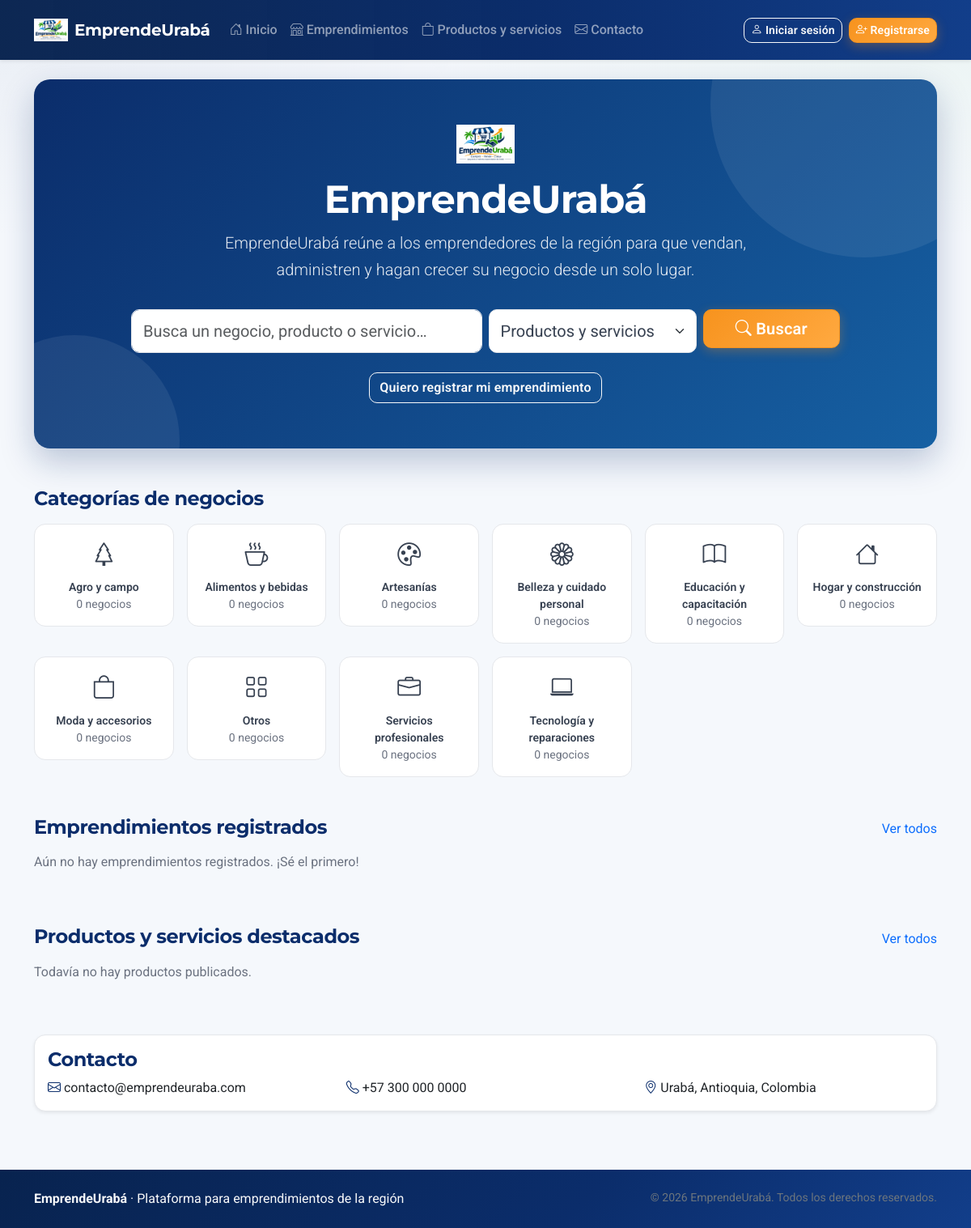
The page / on the database its author committed.
### tables this page shows
CREATE TABLE parametros (
  clave VARCHAR(60) PRIMARY KEY,
  valor VARCHAR(255) NOT NULL,
  descripcion VARCHAR(200) NULL
);

CREATE TABLE categorias (
  id INT AUTO_INCREMENT PRIMARY KEY,
  nombre VARCHAR(80) NOT NULL,
  icono VARCHAR(40) NOT NULL DEFAULT 'bi-shop',
  activo TINYINT(1) NOT NULL DEFAULT 1
);

### includes/functions.php (called while the page is built, shortened)
<?php
function e($texto): string
{
    return htmlspecialchars((string) $texto, ENT_QUOTES, 'UTF-8');
}
function url(string $ruta = ''): string
{
    return BASE_URL . '/' . ltrim($ruta, '/');
}
function param(string $clave, string $por_defecto = ''): string
{
    return (string) (consultar_valor('SELECT valor FROM parametros WHERE clave=?', [$clave]) ?? $por_defecto);
}

### includes/auth.php (called while the page is built, shortened)
<?php
function current_user(): ?array
{
    static $usuario = false;
    if ($usuario !== false) {
        return $usuario;
    }
    if (empty($_SESSION['uid'])) {
        return $usuario = null;
    }
    $fila = consultar_uno("SELECT * FROM usuarios WHERE id=? AND estado='activo'", [$_SESSION['uid']]);
    return $usuario = $fila;
}

### config/db.php (called while the page is built, shortened)
<?php
function db(): PDO
{
    static $conexion = null;
    if ($conexion === null) {
        $dsn = 'mysql:host=' . DB_HOST . ';dbname=' . DB_NAME . ';charset=utf8mb4';
        $conexion = new PDO($dsn, DB_USER, DB_PASS, [
            PDO::ATTR_ERRMODE => PDO::ERRMODE_EXCEPTION,
            PDO::ATTR_DEFAULT_FETCH_MODE => PDO::FETCH_ASSOC,
            PDO::ATTR_EMULATE_PREPARES => false,
        ]);
    }
    return $conexion;
}
function consultar(string $sql, array $parametros = []): PDOStatement
{
    $sentencia = db()->prepare($sql);
    $sentencia->execute($parametros);
    return $sentencia;
}
function consultar_todos(string $sql, array $parametros = []): array
{
    return consultar($sql, $parametros)->fetchAll();
}
function consultar_valor(string $sql, array $parametros = [])
{
    $valor = consultar($sql, $parametros)->fetchColumn();
    return $valor === false ? null : $valor;
}

### index.php (the view, shortened to what this page needs)
<?php
$categorias = consultar_todos(
    'SELECT c.*,
            (SELECT COUNT(*) FROM emprendimientos e
              WHERE e.categoria_id = c.id AND e.activo = 1 AND e.suspendido = 0) AS total
     FROM categorias c
     WHERE c.activo = 1
     ORDER BY c.nombre'
);
$negocios_recientes = consultar_todos(
    'SELECT e.*, c.nombre AS categoria
     FROM emprendimientos e
     LEFT JOIN categorias c ON c.id = e.categoria_id
     WHERE e.activo = 1 AND e.suspendido = 0
     ORDER BY e.creado_en DESC
     LIMIT 6'
);
$productos_destacados = consultar_todos(
    'SELECT p.*, e.nombre AS negocio_nombre
     FROM productos p
     JOIN emprendimientos e ON e.id = p.negocio_id
     WHERE p.activo = 1 AND p.publicado = 1 AND e.activo = 1 AND e.suspendido = 0
     ORDER BY p.destacado DESC, p.creado_en DESC
     LIMIT 8'
);
include __DIR__ . '/includes/header.php';
?>
<section class="hero mb-5 text-center">
  <img src="<?= url('assets/img/Logo_renovado.png') ?>" width="72" class="mb-3" alt="Logo_renovado.png">
  <h1 class="display-5 fw-bold"><?= APP_NAME ?></h1>
  <p class="lead mx-auto" style="max-width:700px"><?= e(param('descripcion')) ?></p>
  <form class="row g-2 justify-content-center mt-4" action="<?= url('catalogo.php') ?>">
    <div class="col-12 col-md-5">
      <input class="form-control form-control-lg" name="q" placeholder="Busca un negocio, producto o servicio…">
    </div>
    <div class="col-6 col-md-3">
      <select class="form-select form-select-lg" name="t">
        <option value="productos">Productos y servicios</option>
      </select>
    </div>
    <div class="col-6 col-md-2">
      <button class="btn btn-warning btn-lg w-100"><i class="bi bi-search"></i> Buscar</button>
    </div>
  </form>
  <?php if (!current_user()): ?>
    <div class="mt-4">
      <a href="<?= url('auth/registro.php?rol=emprendedor') ?>" class="btn btn-outline-light">Quiero registrar mi emprendimiento</a>
    </div>
  <?php endif; ?>
</section>
<h4 class="mb-3">Categorías de negocios</h4>
<div class="row g-3 mb-5">
  <?php foreach ($categorias as $categoria): ?>
    <div class="col-6 col-md-3 col-lg-2">
      <a class="text-decoration-none text-reset" href="<?= url('catalogo.php?t=emprendimientos&cat=' . $categoria['id']) ?>">
        <div class="cat-pill">
          <i class="bi <?= e($categoria['icono']) ?>"></i>
          <div class="small fw-semibold mt-1"><?= e($categoria['nombre']) ?></div>
          <div class="small text-muted"><?= (int) $categoria['total'] ?> negocios</div>
        </div>
      </a>
    </div>
  <?php endforeach; ?>
</div>
<div class="d-flex justify-content-between align-items-end mb-3">
  <h4 class="mb-0">Emprendimientos registrados</h4>
  <a href="<?= url('catalogo.php?t=emprendimientos') ?>">Ver todos</a>
</div>
<div class="row g-3 mb-5">
  <?php
  if (!$negocios_recientes) {
      echo '<p class="text-muted">Aún no hay emprendimientos registrados. ¡Sé el primero!</p>';
  }
  ?>
</div>
<div class="d-flex justify-content-between align-items-end mb-3">
  <h4 class="mb-0">Productos y servicios destacados</h4>
  <a href="<?= url('catalogo.php') ?>">Ver todos</a>
</div>
<div class="row g-3 mb-5">
  <?php
  if (!$productos_destacados) {
      echo '<p class="text-muted">Todavía no hay productos publicados.</p>';
  }
  ?>
</div>
<section id="contacto" class="card shadow-sm">
  <div class="card-body">
    <h4>Contacto</h4>
    <div class="row">
      <div class="col-md-4"><i class="bi bi-envelope text-brand"></i> <?= e(param('contacto_email')) ?></div>
      <div class="col-md-4"><i class="bi bi-telephone text-brand"></i> <?= e(param('contacto_telefono')) ?></div>
      <div class="col-md-4"><i class="bi bi-geo-alt text-brand"></i> <?= e(param('contacto_direccion')) ?></div>
    </div>
  </div>
</section>
<?php include __DIR__ . '/includes/footer.php'; ?>

### includes/header.php (shortened to what this page needs)
<?php
$u = current_user();
?>
<!DOCTYPE html>
<html lang="es">
<head>
    <link href="https://cdn.jsdelivr.net/npm/bootstrap@5.3.3/dist/css/bootstrap.min.css"
          rel="stylesheet">
    <link href="https://cdn.jsdelivr.net/npm/bootstrap-icons@1.11.3/font/bootstrap-icons.min.css"
          rel="stylesheet">
    <link href="<?= url('assets/css/style.css') ?>" rel="stylesheet">
</head>
<body>
<nav class="navbar navbar-expand-lg navbar-dark bg-brand sticky-top shadow-sm">
    <div class="container">
        <a class="navbar-brand d-flex align-items-center gap-2 fw-bold"
           href="<?= url('index.php') ?>">
            <img src="<?= url('assets/img/Logo_renovado.png') ?>"
                 width="42"
                 height="42"
                 alt="Logo emprendeuraba">
            <span><?= APP_NAME ?></span>
        </a>
        <div id="nav" class="collapse navbar-collapse">
            <ul class="navbar-nav me-auto mb-2 mb-lg-0">
                <li class="nav-item">
                    <a class="nav-link"
                       href="<?= url('index.php') ?>">
                        <i class="bi bi-house-door"></i>
                        Inicio
                    </a>
                </li>
                <li class="nav-item">
                    <a class="nav-link"
                       href="<?= url('catalogo.php?t=emprendimientos') ?>">
                        <i class="bi bi-shop"></i>
                        Emprendimientos
                    </a>
                </li>
                <li class="nav-item">
                    <a class="nav-link"
                       href="<?= url('catalogo.php?t=productos') ?>">
                        <i class="bi bi-bag"></i>
                        Productos y servicios
                    </a>
                </li>
                <li class="nav-item">
                    <a class="nav-link"
                       href="<?= url('index.php#contacto') ?>">
                        <i class="bi bi-envelope"></i>
                        Contacto
                    </a>
                </li>
            </ul>
            <div class="d-flex flex-wrap gap-2 align-items-center">
                <?php if ($u): ?>
                    <a class="btn btn-light btn-sm"
                       href="<?= url(home_for($u)) ?>">
                        <i class="bi bi-speedometer2"></i>
                        Mi panel
                    </a>
                    <a class="btn btn-outline-light btn-sm"
                       href="<?= url('auth/logout.php') ?>">
                        <i class="bi bi-box-arrow-right"></i>
                        Salir
                    </a>
                <?php else: ?>
                    <a class="btn btn-outline-light btn-sm"
                       href="<?= url('auth/login.php') ?>">
                        <i class="bi bi-person"></i>
                        Iniciar sesión
                    </a>
                    <a class="btn btn-warning btn-sm"
                       href="<?= url('auth/registro.php') ?>">
                        <i class="bi bi-person-plus"></i>
                        Registrarse
                    </a>
                <?php endif; ?>
            </div>
        </div>
    </div>
</nav>
<main class="container py-4">

### includes/footer.php (shortened to what this page needs)
</main>
<footer class="bg-dark text-light py-4 mt-5">
  <div class="container d-flex flex-column flex-md-row justify-content-between gap-2">
    <div><strong><?= APP_NAME ?></strong> · Plataforma para emprendimientos de la región</div>
    <div class="small text-secondary">© <?= date('Y') ?> <?= APP_NAME ?>. Todos los derechos reservados.</div>
  </div>
</footer>
</body></html>

### assets/css/style.css (style rules this page uses)
:root { --brand: #0B2D6B; --brand-dark: #08234F; --brand-light: #E6F4FF; --green: #28A745; --green-dark: #218838; --orange: #F7931E; --background: #F5F8FC; --surface: #FFFFFF; --text: #374151; --text-muted: #6B7280; --border: #E5E7EB; --success-bg: #D1FAE5; --success-text: #065F46; --warning-bg: #FEF3C7; --warning-text: #92400E; --danger-bg: #FEE2E2; --danger-text: #991B1B; --radius: 14px; --radius-sm: 10px; --radius-lg: 20px; --shadow: 0 2px 8px rgba(11, 45, 107, .06), 0 8px 24px rgba(11, 45, 107, .06); --shadow-hover: 0 6px 16px rgba(11, 45, 107, .10), 0 16px 40px rgba(11, 45, 107, .14); --transition-fast: .18s cubic-bezier(.4, 0, .2, 1); --transition: .28s cubic-bezier(.34, 1.4, .64, 1); }
* { box-sizing: border-box; }
html { scroll-behavior: smooth; }
body { font-family: 'Roboto', system-ui, -apple-system, "Segoe UI", sans-serif; background: radial-gradient(1200px 500px at 100% 0%, rgba(40, 167, 69, .05), transparent 60%), radial-gradient(1000px 500px at 0% 0%, rgba(11, 45, 107, .05), transparent 60%), var(--background); color: var(--text); min-height: 100vh; margin: 0; -webkit-font-smoothing: antialiased; }
h1, h2, h3, h4, h5, h6 { font-family: 'Montserrat', sans-serif; color: var(--brand); font-weight: 700; letter-spacing: -.02em; }
p { line-height: 1.65; }
a { text-decoration: none; transition: var(--transition-fast); }
img { max-width: 100%; }
.bg-brand { background: var(--brand) !important; }
.text-brand { color: var(--brand) !important; }
.text-muted { color: var(--text-muted) !important; }
.btn { border-radius: var(--radius-sm); font-weight: 600; letter-spacing: .01em; transition: var(--transition); position: relative; overflow: hidden; }
.btn::after { content: ''; position: absolute; inset: 0; background: linear-gradient(120deg, transparent 30%, rgba(255, 255, 255, .18) 50%, transparent 70%); transform: translateX(-120%); transition: transform .55s ease; pointer-events: none; }
.btn-warning { background: linear-gradient(135deg, var(--orange), #FFA940); border-color: var(--orange); color: #fff; box-shadow: 0 4px 14px rgba(247, 147, 30, .30); }
.navbar { padding: .7rem 1rem; transition: var(--transition-fast); }
.navbar.bg-brand { background: linear-gradient(90deg, rgba(8, 35, 79, .98), var(--brand) 55%, #123E8A) !important; backdrop-filter: blur(10px); box-shadow: 0 2px 14px rgba(8, 35, 79, .28); }
.navbar-brand { font-family: 'Montserrat', sans-serif; letter-spacing: -.3px; font-weight: 800; }
.navbar-brand img { object-fit: contain; }
.navbar .nav-link { font-weight: 500; transition: var(--transition-fast); position: relative; padding: .5rem .9rem; }
.navbar .nav-link::after { content: ''; position: absolute; left: .9rem; right: .9rem; bottom: .25rem; height: 2px; background: var(--green); border-radius: 2px; transform: scaleX(0); transform-origin: left; transition: transform .3s ease; }
.hero { background: linear-gradient(135deg, var(--brand) 0%, #1765A8 55%, var(--green) 100%); background-size: 200% 200%; animation: heroShift 14s ease infinite; color: #fff; border-radius: var(--radius-lg); padding: 3.5rem 2rem; overflow: hidden; position: relative; box-shadow: 0 16px 40px rgba(11, 45, 107, .25); }
.hero::before, .hero::after { content: ''; position: absolute; border-radius: 50%; background: rgba(255, 255, 255, .07); pointer-events: none; }
.hero::before { width: 380px; height: 380px; top: -160px; right: -100px; }
.hero::after { width: 260px; height: 260px; bottom: -120px; left: -80px; }
.hero h1, .hero h2, .hero h3 { color: #fff; }
.hero p { color: rgba(255, 255, 255, .9); }
.card { background: var(--surface); border: 1px solid var(--border); border-radius: var(--radius); box-shadow: var(--shadow); overflow: hidden; transition: box-shadow var(--transition-fast); }
.cat-pill { border: 1px solid var(--border); border-radius: var(--radius); padding: 1rem; text-align: center; background: #fff; transition: var(--transition); }
.cat-pill i { font-size: 1.8rem; display: block; margin-bottom: .5rem; transition: transform .3s ease; }
.form-control, .form-select { border: 1px solid var(--border); border-radius: var(--radius-sm); padding: .7rem .85rem; color: var(--text); transition: var(--transition-fast); }
footer { background: linear-gradient(135deg, var(--brand-dark), var(--brand) 60%, #123E8A); color: #fff; padding: 2rem 1rem; }

### rows shown on the page
parametros: valor "EmprendeUrabá reúne a los emprendedores de la región para que vendan, administren y hagan crecer su negocio desde un solo lugar."
categorias: nombre "Agro y campo", total "0"
categorias: nombre "Alimentos y bebidas", total "0"
categorias: nombre "Artesanías", total "0"
categorias: nombre "Belleza y cuidado personal", total "0"
categorias: nombre "Educación y capacitación", total "0"
categorias: nombre "Hogar y construcción", total "0"
categorias: nombre "Moda y accesorios", total "0"
categorias: nombre "Otros", total "0"
categorias: nombre "Servicios profesionales", total "0"
categorias: nombre "Tecnología y reparaciones", total "0"
parametros: valor "contacto@emprendeuraba.com"
parametros: valor "+57 300 000 0000"
parametros: valor "Urabá, Antioquia, Colombia"

### other values the page prints
APP_NAME "EmprendeUrabá"
